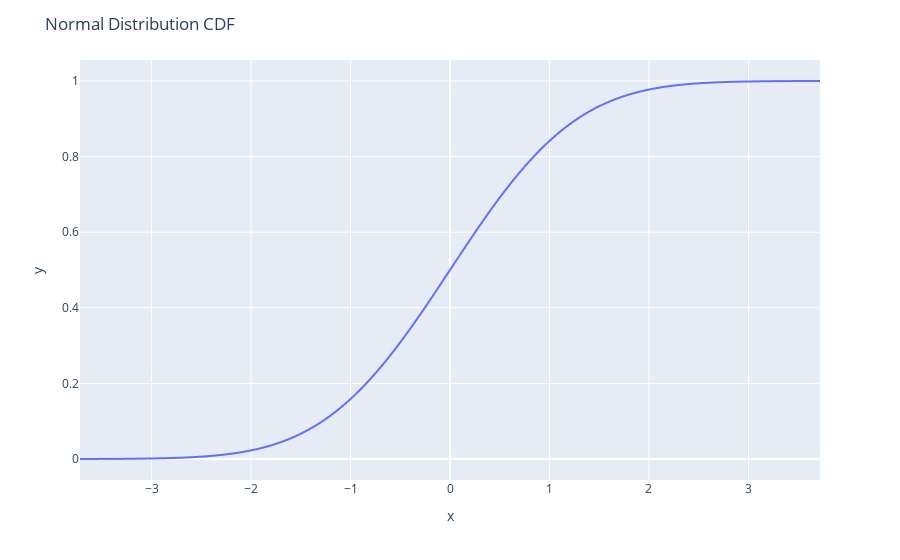
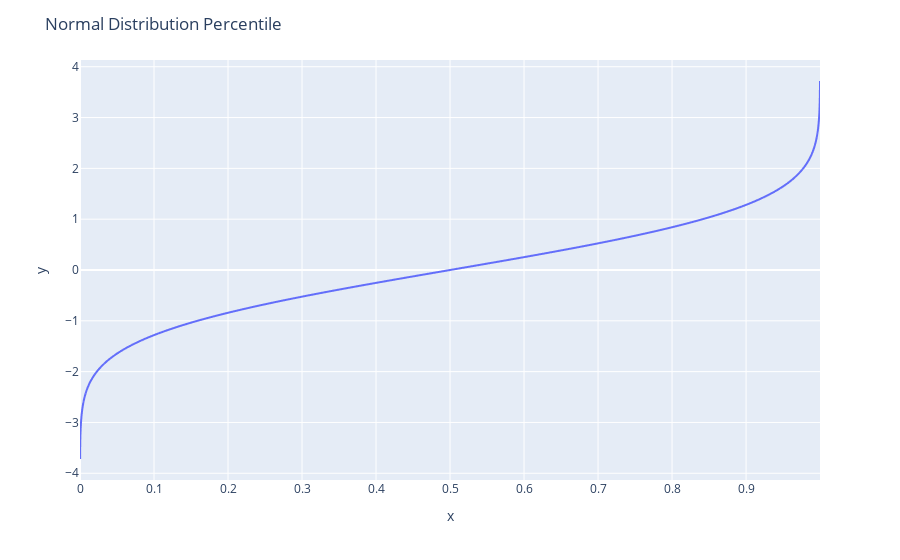

The notebook cell saved with these charts, in order:
### Markdown cell above
# Problem 1
Using the code example for plotting the PDF on page 127, plot the CDF and quantile functions.
# Solution 1

### Code cell
import numpy as np
from scipy.stats import norm
import plotly.express as px

x = norm.ppf(np.arange(0,1,.0001))
y = norm.cdf(x)
fig = px.line(x=x,y=y)
fig.update_layout(title='Normal Distribution CDF')
fig.show()


fig = px.line(x=y,y=x)
fig.update_layout(title='Normal Distribution Percentile')
fig.show()

### Figure 1 — Plotly figure (JSON) as saved in the notebook; plotly's stock layout.template omitted (floating-point values rounded to 4 significant figures; data arrays with more than 128 entries replaced by an {"elided": "..."} marker saying what was removed)
{"data": [{"hovertemplate": "x=%{x}<br>y=%{y}<extra></extra>", "legendgroup": "", "line": {"color": "#636efa", "dash": "solid"}, "marker": {"symbol": "circle"}, "mode": "lines", "name": "", "showlegend": false, "type": "scattergl", "x": {"elided": "10000 float values"}, "xaxis": "x", "y": {"elided": "10000 float values"}, "yaxis": "y"}], "layout": {"legend": {"tracegroupgap": 0}, "margin": {"t": 60}, "title": {"text": "Normal Distribution CDF"}, "xaxis": {"anchor": "y", "domain": [0, 1], "title": {"text": "x"}}, "yaxis": {"anchor": "x", "domain": [0, 1], "title": {"text": "y"}}}}

### Figure 2 — Plotly figure (JSON) as saved in the notebook; plotly's stock layout.template omitted (floating-point values rounded to 4 significant figures; data arrays with more than 128 entries replaced by an {"elided": "..."} marker saying what was removed)
{"data": [{"hovertemplate": "x=%{x}<br>y=%{y}<extra></extra>", "legendgroup": "", "line": {"color": "#636efa", "dash": "solid"}, "marker": {"symbol": "circle"}, "mode": "lines", "name": "", "showlegend": false, "type": "scattergl", "x": {"elided": "10000 float values"}, "xaxis": "x", "y": {"elided": "10000 float values"}, "yaxis": "y"}], "layout": {"legend": {"tracegroupgap": 0}, "margin": {"t": 60}, "title": {"text": "Normal Distribution Percentile"}, "xaxis": {"anchor": "y", "domain": [0, 1], "title": {"text": "x"}}, "yaxis": {"anchor": "x", "domain": [0, 1], "title": {"text": "y"}}}}
